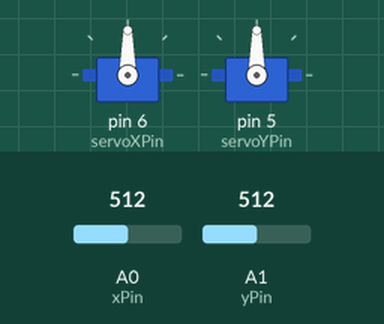
Bench run of a sketch on a simulated Arduino Uno, built with avr-gcc and run on an emulated ATmega328P. On the bench: 2 × servo. The test bench sets the inputs (shaded band); at power-on: A0 (xPin) = 512, A1 (yPin) = 512.

Above: at 1.2 s.
1.3 s: A0 (xPin) set to 716
At 1.6 s:
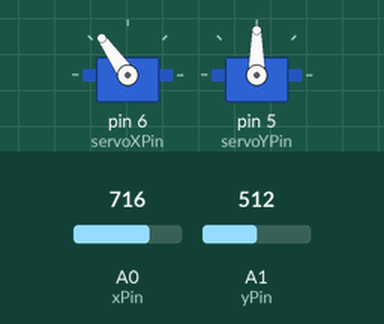
2.8 s: A1 (yPin) set to 716
At 3.9 s:
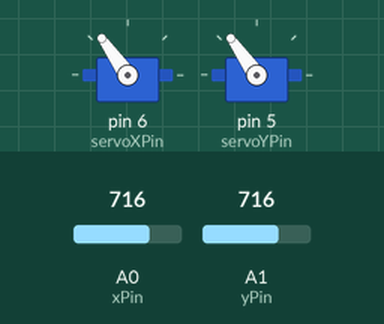
4.3 s: A0 (xPin) set to 900
At 5.1 s:
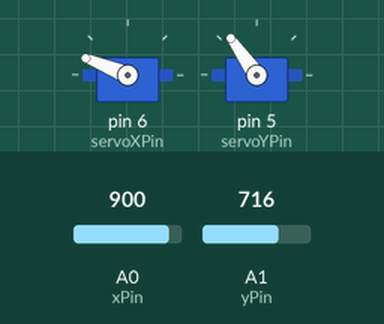
5.8 s: A1 (yPin) set to 900
At 6.2 s:
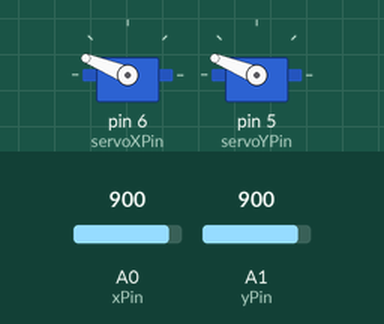
7.3 s: A0 (xPin) set to 1023
At 8.5 s:
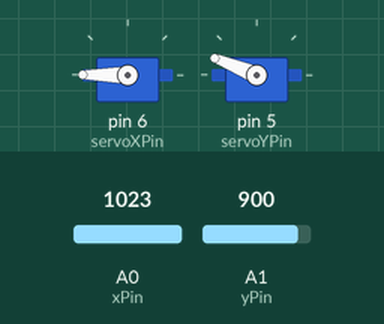
8.8 s: A1 (yPin) set to 1023
At 9.7 s:
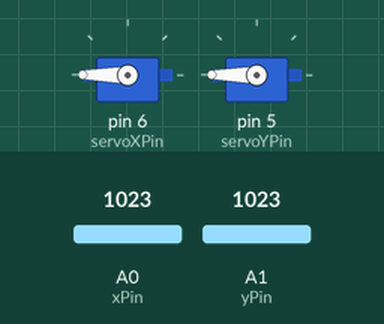
Timing chart, 0 to 11.3 s (numbered marks = the images above; inputs shaded):
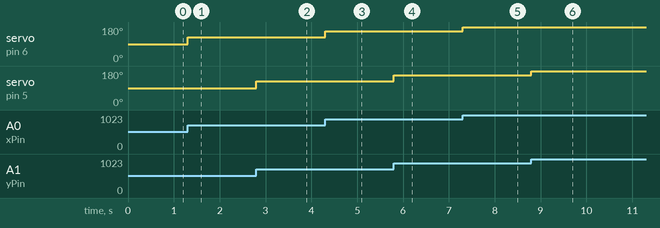

Measured:
- after the input at 1.3 s, servo on pin 6 (servoXPin): 90° → 125° at once
- after the input at 2.8 s, servo on pin 5 (servoYPin): 90° → 125° at once
- after the input at 4.3 s, servo on pin 6 (servoXPin): 125° → 158° at once
- after the input at 5.8 s, servo on pin 5 (servoYPin): 125° → 158° at once
- after the input at 7.3 s, servo on pin 6 (servoXPin): 158° → 180° at once
- after the input at 8.8 s, servo on pin 5 (servoYPin): 158° → 180° at once

The sketch:

joystick_x_servo.ino
```cpp
#include <Servo.h>

const int xPin = A0;
const int yPin = A1;

const int servoXPin = 6;
const int servoYPin = 5;

Servo servoX;
Servo servoY;

void setup() {
  // put your setup code here, to run once:
  servoX.attach(servoXPin);
  servoY.attach(servoYPin);
}

void loop() {
  // put your main code here, to run repeatedly:

  int readingX = analogRead(xPin);
  int angleX = map(readingX, 0, 1023, 0, 180);

  int readingY = analogRead(yPin);
  int angleY = map(readingY, 0, 1023, 0, 180);

  servoX.write(angleX);
  servoY.write(angleY);

}
```
